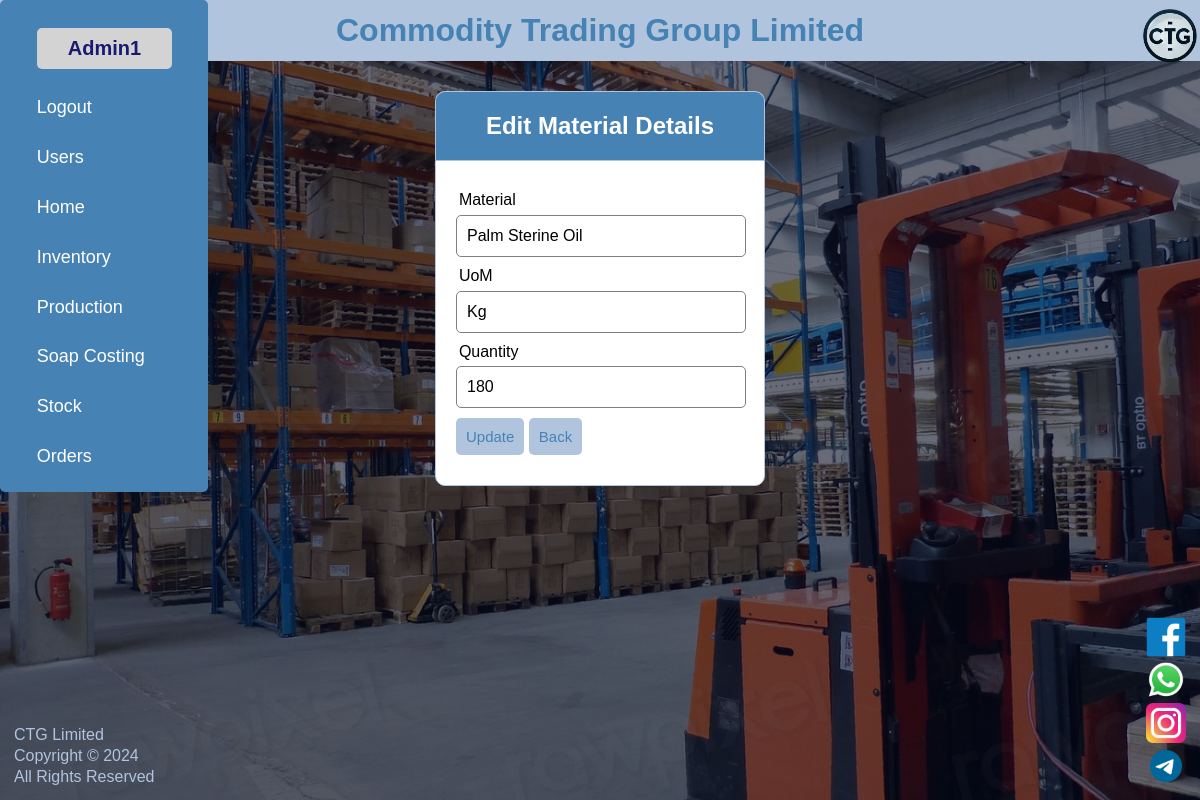
The app's page /update_inven_material.php?updateid=1 (signed in) with its own data.
### tables this page shows
CREATE TABLE `ctg_itp_inventory` (
  `id` int(11) NOT NULL,
  `material_no` varchar(11) DEFAULT NULL,
  `material_title` varchar(40) NOT NULL,
  `unit` enum('Kg','Pcs') NOT NULL,
  `avl_qty` int(11) NOT NULL
);

### update_inven_material.php (the view, shortened to what this page needs)
<!DOCTYPE html>
<html lang="en">
<head>
    <link rel="stylesheet" type="text/css" href="styles/style.css">
</head>
<body>
    <h1>Commodity Trading Group Limited</h1>
    <div class="logo_section">
        <a href="index.php"><img src="icons/4_ctg_logo.png" alt="CTG Logo"></a>
    </div>
    <nav>
      <div class="links" id="side-nav-links">
        <ul>
            <li><p><?php echo $_SESSION['username']; ?></p></li>
            <li><a href="index.php?logout='1'">Logout</a></li>
          <?php if ($_SESSION['role'] == 'System Administrator' or $_SESSION['role'] == 'Production Manager' or $_SESSION['role'] == 'Warehouse Manager') { ?>
          <li><a href="users.php">Users</a></li>
          <?php } ?>
          <li><a href="index.php">Home</a></li>
          <?php if ($_SESSION['role'] == 'System Administrator' or $_SESSION['role'] == 'Warehouse Manager') { ?>
          <li><a href="inventory.php">Inventory</a></li>
          <?php } ?>
          <?php if ($_SESSION['role'] == 'System Administrator' or $_SESSION['role'] == 'Production Manager' or $_SESSION['role'] == 'Warehouse Manager') { ?>
          <li><a href="issue_to_production.php">Production</a></li>
          <?php } ?>
          <?php if ($_SESSION['role'] == 'System Administrator' or $_SESSION['role'] == 'Production Manager') { ?>
          <li><a href="soap_costing.php">Soap Costing</a></li>
          <?php } ?>
          <?php if ($_SESSION['role'] == 'System Administrator' or $_SESSION['role'] == 'Warehouse Manager') { ?>
          <li><a href="products.php">Stock</a></li>
            <?php } ?>
            <?php if ($_SESSION['role'] == 'System Administrator' or $_SESSION['role'] == 'Warehouse Manager' or $_SESSION['role'] == 'Wholesaler') { ?>
          <li><a href="orders.php">Orders</a></li>
          <?php } ?>
        </ul>
      </div>
    </nav>
    <div class="header">
        <h2>Edit Material Details</h2>
    </div>
    <form method="post">
        <?php
        include ('crud_conn_files/conn.php');
            $id = $_GET['updateid'];
            $query = mysqli_query($conn, "SELECT * FROM ctg_itp_inventory WHERE id='$id'");
            while ($row = mysqli_fetch_array($query)) {
        ?>
        <div class="input-group">
            <label>Material</label>
            <input type="text" value="<?php echo $row["material_title"]?>" name="material_title">
        </div>
        <div class="input-group">
            <label>UoM</label>
            <input type="text" value="<?php echo $row["unit"]?>" name="unit">
        </div>
        <div class="input-group">
            <label>Quantity</label>
            <input type="text" value="<?php echo $row["avl_qty"]?>" name="avl_qty">
        </div>
        <?php } ?>
        <div class="input-group">
            <p>
            <button type="submit" class="btn" name="update_material">Update</button>
            <a href="inventory.php" value="back"class="btn">Back</a>
            </p>
        </div>
    </form>
    <div class="footer">
        <p>CTG Limited</p>
        <p>Copyright&nbsp;&copy; 2024</p>
        <p>All Rights Reserved</p>
    </div>
    <div class="footer-box">
    <ul class="footer-social">
      <li><a href="http://facebook.com"><img src="icons/facebook-icon.png" alt="Facebook"></a></li>
      <li><a href="https://whatsapp.com/"><img src="icons/whatsapp-icon.png" alt="WhatsApp"></a></li>
      <li><a href="http://instagram.com"><img src="icons/instagram-icon.png" alt="Instagram"></a></li>
      <li><a href="https://telegram.org/"><img src="icons/telegram-icon.png" alt="Telegram"></a></li>
    </ul>
    </div>
</body>
</html>

### styles/style.css (style rules this page uses)
* { margin: 0px; padding: 0px; }
body { font-family: "Arial", sans-serif; background-image: linear-gradient(rgba(4, 9, 30, 0.6),rgb(4,9,30,0.6)), url(../images/ims-img.jpg); background-size: cover; background-attachment: fixed; }
nav { top: -0; left: 0; position: fixed; width: 160px; background-color: steelblue; border-radius: 5px; display: block; padding: 1% 2%; justify-content: space-between; align-items: center; }
.links ul li { list-style: none; display: block; padding-top: 10%; padding-left: 8%; padding-bottom: 8%; position: relative; }
.links ul li a { color: white; text-decoration: none; font-size: 18px; cursor: pointer; }
nav ul li p { border-radius: 5px; color: midnightblue; font-size: 20px; font-weight: bold; background-color: lightgrey; padding: 6%; width: 80%; text-align: center; }
h1 { background-color: lightsteelblue; color: steelblue; text-align: center; padding: 1% 1%; }
.logo_section img { width: 60px; top: 1%; right: 0; position: fixed; }
.header { width: 24%; margin: 30px auto 0px; color: white; background: steelblue; text-align: center; border: 1px solid lightsteelblue; border-bottom: none; border-radius: 10px 10px 0px 0px; padding: 20px; }
form, .content { width: 24%; margin: 0px auto; padding: 20px; border: 1px solid lightsteelblue; background: white; border-radius: 0px 0px 10px 10px; }
.input-group { margin: 10px 0px 10px 0px; }
.input-group label { display: block; text-align: left; margin-bottom: 2%; margin-left: 1%; }
.input-group input { height: 30px; width: 93%; padding: 5px 10px; font-size: 16px; border-radius: 5px; border: 1px solid grey; }
.btn { padding: 10px; font-size: 15px; color: steelblue; cursor: pointer; background: lightsteelblue; border: none; border-radius: 5px; }
p a { color: steelblue; text-decoration: none; }
.footer { font-size: 16px; position: fixed; left: 0; bottom: 0; margin-left: 1%; margin-bottom: 1%; width: 20%; color: white; text-align: left; }
.footer p { color: lightsteelblue; margin: 1px; padding: 1px; }
.footer-box { margin-right: 1%; margin-bottom: 1%; position: fixed; right: 0; bottom: 0; }
.footer-box ul li { margin: 1px; padding: 1px; list-style: none; }
.footer-social a { display: flex; justify-content: center; }
.footer-social img { width: 40px; height: 40px; }

### records on screen
ctg_itp_inventory: material_title "Palm Sterine Oil", unit "Kg", avl_qty "180"

### other values on screen
$_SESSION['username'] "Admin1"
